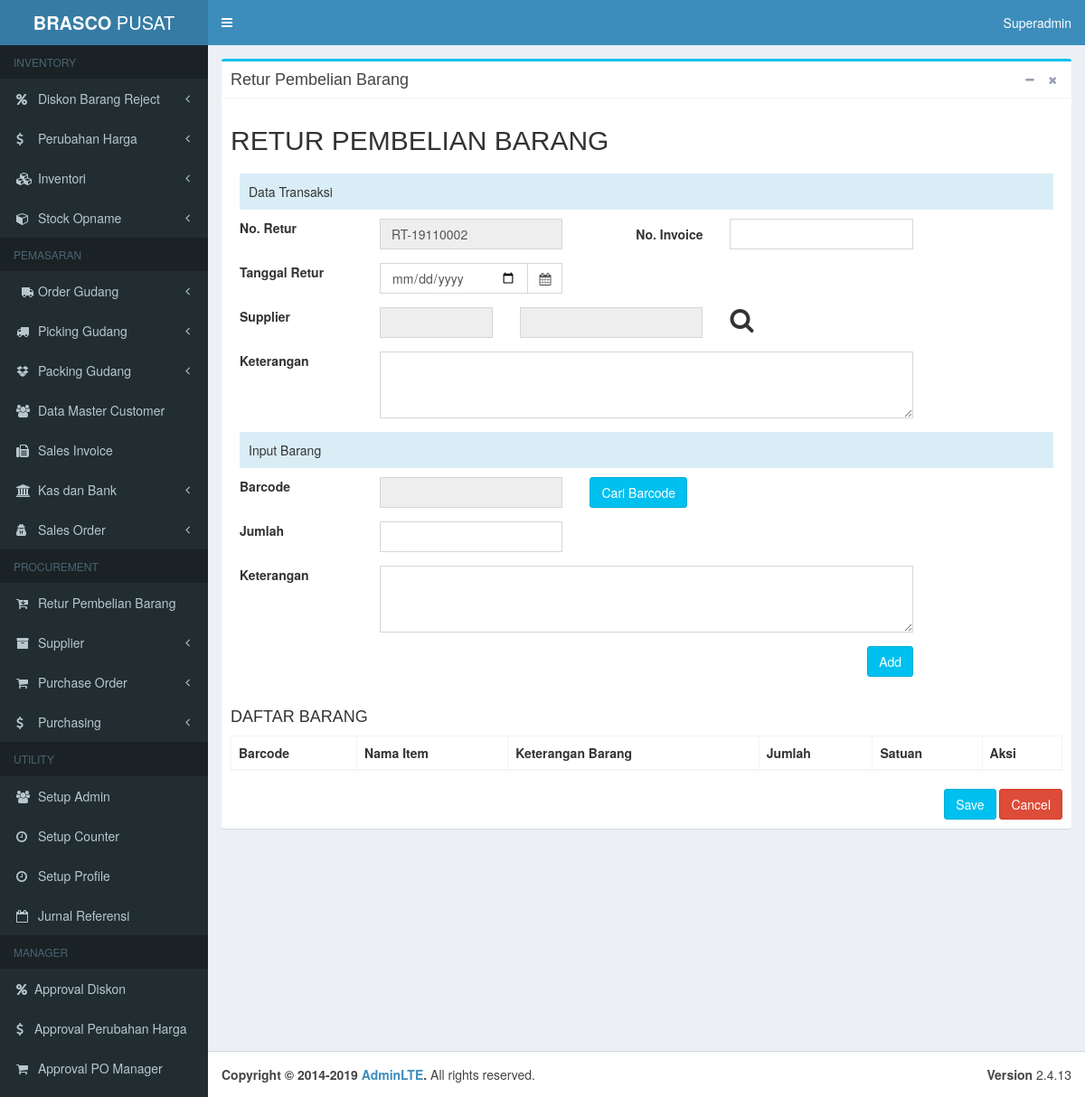
/retur_pembelian_barang/index.php (signed in), run on an earlier commit of the app's database.
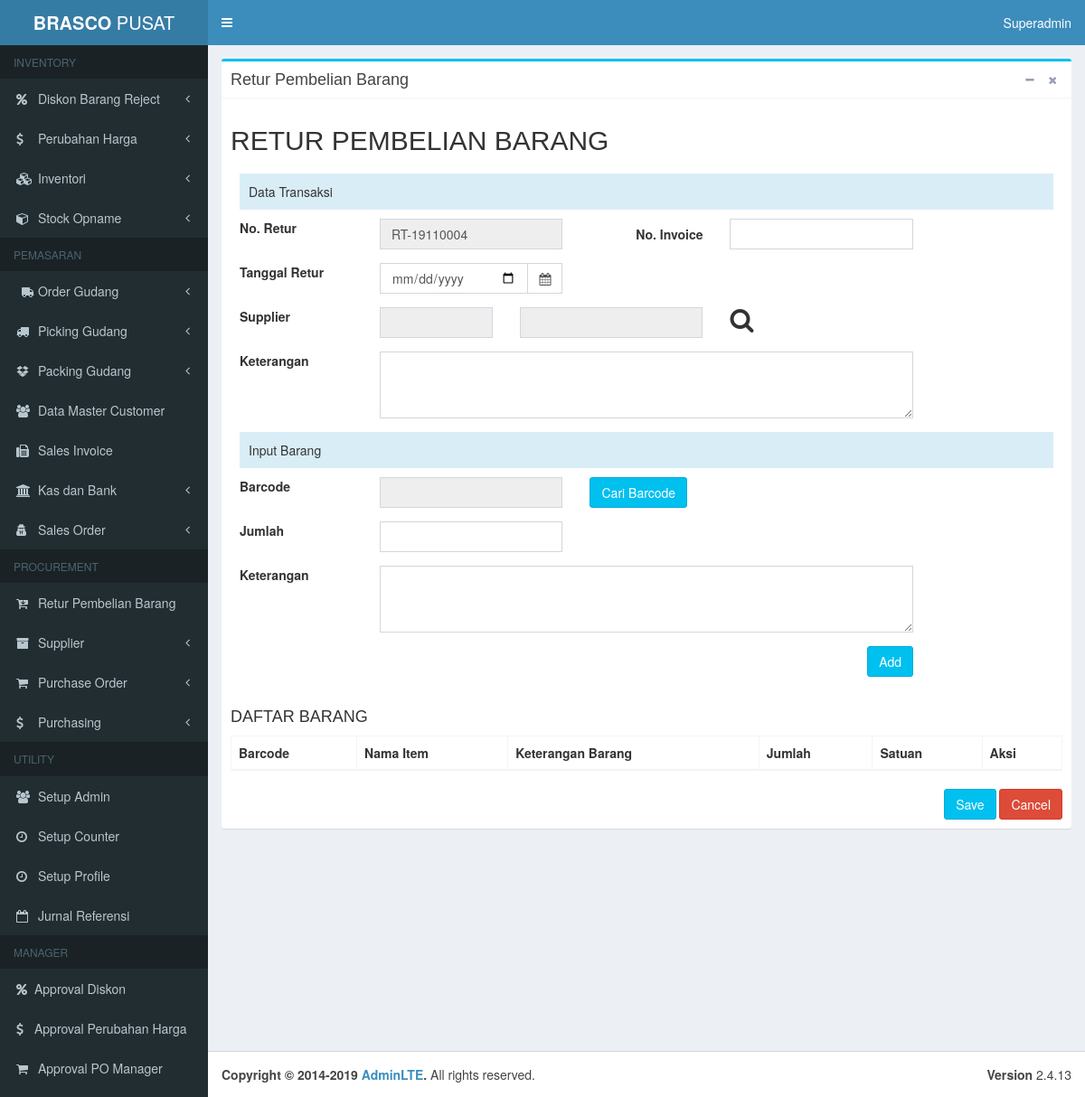
And on a later commit of the database.
### tables this page shows
CREATE TABLE IF NOT EXISTS `counter` (
  `tabel` varchar(255) NOT NULL,
  `nama` varchar(255) NOT NULL,
  `header` varchar(255) NOT NULL,
  `digit` varchar(8) NOT NULL,
  `id_edit_admin` varchar(255) NOT NULL,
  `created_at` timestamp NOT NULL DEFAULT current_timestamp(),
  `updated_at` timestamp NULL DEFAULT NULL ON UPDATE current_timestamp(),
  PRIMARY KEY (`tabel`)
);

### env.php (called while the page is built, shortened)
<?php
$host = "localhost";
$user = "root";
$password = "";
$dbname = "brasco_pusat";
$conn = mysqli_connect($host, $user, $password, $dbname);
function query($query)
{
  global $conn;
  $result = mysqli_query($conn, $query);
  $rows = [];
  while ($row = mysqli_fetch_assoc($result)) {
    $rows[] = $row;
  }
  return $rows;
}

### retur_pembelian_barang/index.php (the view, shortened to what the changed rows need)
<?php
require '../env.php';
$no_retur1 = query("SELECT * FROM counter WHERE tabel = 'retur_pembelian_barang'")[0];
$see = intval($no_retur1['digit']) + 1;
$no_retur = $no_retur1['header'] . "-" . $see;
?>
<?php include('../templates/header.php') ?>
<div class="content-wrapper">
    <form action="" method="POST" class="form-horizontal">
        <section class="content">
            <div class="box box-info">
                <div class="box-body">
                    <h2>RETUR PEMBELIAN BARANG</h2>
                    <div class="form">
                        <div class="box-body">
                            <div class="form-group">
                                <div class="col-sm-3">
                                    <input type="text" class="form-control" name="nomor_retur" readonly value="<?= $no_retur ?>">
                                </div>
                            </div>
                        </div>
                    </div>
                    <div class="data-table">
                        <div class="table-responsive">
                            <table class="table table-bordered table-striped">
                                <thead>
                                    <th>Barcode</th>
                                    <th>Nama Item</th>
                                    <th>Keterangan Barang</th>
                                    <th>Jumlah</th>
                                    <th>Satuan</th>
                                    <th>Aksi</th>
                                </thead>
                            </table>
                        </div>
                    </div>
                </div>
            </div>
        </section>
    </form>
</div>
<?php include('../templates/footer.php') ?>

What changed in the data, as far as the page shows it:
changed counter: nomor_retur "RT-19110002" → "RT-19110004"
